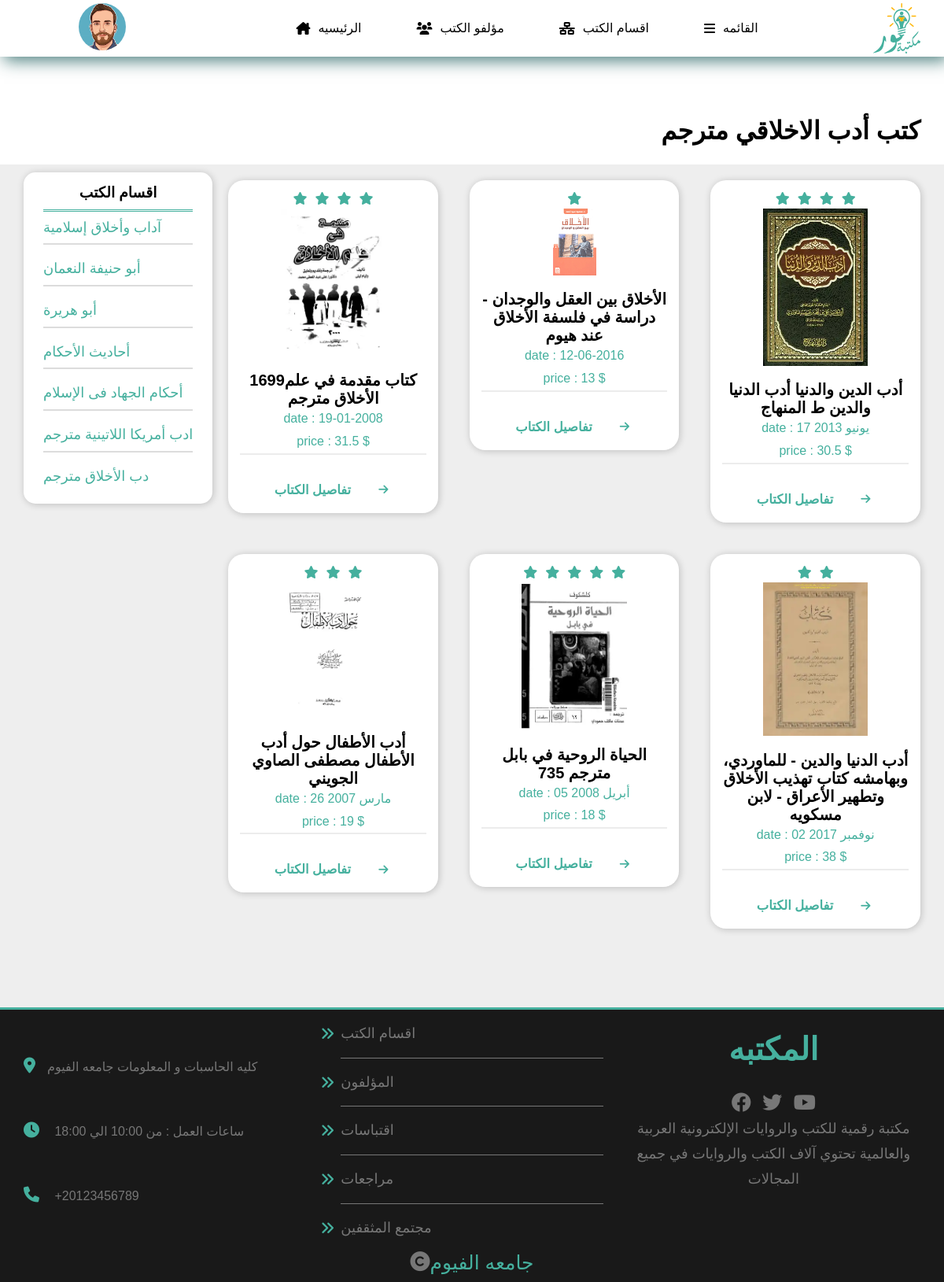
The app's page /Translator_morality with its own data.
### tables this page shows
CREATE TABLE "Sections_parts" (
	"id_sec"	int FOREIGNKEY,
	"part_sections"	varchar(255) NOT NULL,
	FOREIGN KEY("id_sec") REFERENCES "Customers"("sec_i")
);

CREATE TABLE "books" (
	"Book_id"	int IDENTITY(100, 1),
	"book_name"	varchar(255),
	"link"	char(100),
	"rate"	int,
	"book_date"	VARCHAR(255),
	"price"	INTEGER,
	"Description"	varchar(1000),
	"author_id"	int FOREIGNKEY,
	"link_book"	BLOB,
	"quantity_book"	INTEGER,
	PRIMARY KEY("Book_id"),
	FOREIGN KEY("author_id") REFERENCES "Authors"("author_id")
);

### app.py (the view)
@app.route('/Translator_morality')
def Translator_morality() :
    con=get_db().cursor()
    con.execute(f"select part_sections from Sections_parts limit 7;  ")
    data=con.fetchall()
    con.execute('select * from books where author_id=7')
    rows=con.fetchall()
    con.close()
    return render_template('Translator_morality.html',data=data ,rows=rows)

### database.py (called while the page is built)
def get_db() :
    con=sqlite3.connect("tables.sqlite")
    con.row_factory=sqlite3.Row
    return con

### templates/Translator_morality.html (shortened to what this page needs)
<!DOCTYPE html>
<html>
<head>
    <link rel="stylesheet" href="../../CSS/all.min.css">
    <link rel="stylesheet" href="../../CSS/pages.css">
    <link rel="stylesheet" href="../../CSS/normalize.css">
    <link rel="stylesheet" href="{{url_for('static', filename= 'css/all.min_page_sections_quotations.css')}}">
    <link rel="stylesheet" href="{{url_for('static', filename= 'css/pages.css')}}">
    <link rel="stylesheet" href="{{url_for('static', filename= 'css/normalize_page_sections_quotations.css')}}">
    <link rel="stylesheet" href="{{url_for('static' , filename='css/all.min_main_details.css')}}">
    <link rel="stylesheet" href="{{url_for('static' , filename='css/normalize__main_details.css')}}">
    <link rel="stylesheet" href="{{url_for('static' , filename='css/style__main_details.css')}}">
</head>
<body>
    <div class="header">
        <div class="container">
            <div class="settings">
                <img class='avatar' src="/static/upload/images/avatar-05.png" alt="logo">
            </div>
            <ul class="main-nav">
                <li class="hid"><a href="{{url_for('home_pages')}}"> <i
                            class="fa-solid fa-house-chimney"></i>الرئيسيه</a>
                </li>
                <li class="hid"> <a href="{{url_for('authors_page')}}"><i class="fa-sharp fa-solid fa-users"></i>مؤلفو
                        الكتب </a> </li>
                <li class="hid"><a href="{{url_for('sections_page')}}"><i class="fa-solid fa-network-wired"></i>اقسام
                        الكتب</a> </li>
                <li class="spec">
                    <a class="mainLink" href="#" id="test"> <i class="fa-solid fa-bars"></i>القائمه</a>
                </li>
            </ul>
            <a href="{{url_for('home_pages')}}" class="logo"> <img src="/static/upload/images/main.svg" style="width: 60px;
                margin: 20px auto;" alt="logo"></a>
        </div>
    </div>
    <h1 class="adders" style="text-align: right;margin-right: 30px; line-height:1.3;margin-top: 74px;">كتب أدب الاخلاقي مترجم</h1>
    <div class="content">
        <div class="container">
            <div class="sidebar">
                <h3>اقسام الكتب</h3>
                <ul>
                    {% for row in data %}
                    <li>{{row.part_sections}}</li>
                    {% endfor %}
                </ul>
            </div>
            <div class="mainContent">
                <div class="books">
                    {% for row in rows %}
                    <div class="card">
                        <div class="rate">
                            {% for x in range(0 ,row.rate) %}
                            <i class="fa-sharp fa-solid fa-star"></i>
                            {% endfor %}
                        </div>
                        <div class="image">
                            <img src="{{url_for('static', filename= 'upload/images/' + row.link)}}" alt="logo">
                        </div>
                        <div class="text">
                            <h2>{{row.book_name}}</h2>
                            <p>date : {{row.book_date}}</p>
                            <p>price : {{row.price}} $</p>
                        </div>
                        <a href="{{url_for('Details_of_books' , id_book=row.book_id)}}">
                        <div class="info">
                            <h3>تفاصيل الكتاب</h3>
                            <i class="fa-solid fa-arrow-right"></i>
                        </div>
                    </a>
                    </div>
                    {% endfor %}
                </div>
            </div>
        </div>
    </div>
    <div class="footer">
        <div class="container">
            <div class="box third">
                <div class="adress">
                    <p> <i class="fa-solid fa-location-dot"></i>كليه الحاسبات و المعلومات جامعه الفيوم</p>
                </div>
                <div class="time">
                    <p>
                        <i class="fa-solid fa-clock"></i>
                        ساعات العمل : من 10:00 الي 18:00
                    </p>
                </div>
                <div class="phone">
                    <p><i class="fa-solid fa-phone"></i>
                        +20123456789</p>
                </div>
            </div>
            <div class="box Second">
                <ul>
                    <li>اقسام الكتب</li>
                    <li>المؤلفون</li>
                    <li>اقتباسات</li>
                    <li>مراجعات</li>
                    <li>مجتمع المثقفين</li>
                </ul>
            </div>
            <div class="box first">
                <h1>المكتبه</h1>
                <div class="social">
                    <i class="fa-brands fa-facebook"></i>
                    <i class="fa-brands fa-twitter"></i>
                    <i class="fa-brands fa-youtube"></i>
                </div>
                <p> مكتبة رقمية للكتب والروايات الإلكترونية العربية والعالمية تحتوي آلاف الكتب والروايات في جميع
                    المجالات
                </p>
            </div>
        </div>
        <p class="rights">
            <i class="fa-solid fa-copyright"></i>
            <span>جامعه الفيوم</span>
        </p>
    </div>
</body>
</html>

### myproject/static/css/pages.css (style rules this page uses)
:root { --main-color:#45b09e; --main-color-alt: #326d6cde; --main-transition: 0.3s; --main-padding-top: 100px; --main-padding-bottom: 100px; }
* { box-sizing: border-box; padding: 0; margin: 0; }
html { scroll-behavior: smooth; }
body { font-family: 'Open Sans', sans-serif; font-family: 'Work Sans', sans-serif; }
a { color: #45b09e; text-decoration: none; }
ul { list-style: none; }
.container { padding-left: 15px; padding-right: 15px; margin-left: auto; margin-right: auto; }
@media (min-width:768px) { .container { width: 750px; } }
@media (min-width:992px) { .container { width: 970px; } }
@media (min-width:1200px) { .container { width: 1170px; } }
.header { background-color: white; box-shadow: 0 0 10px #ddd; position: relative; box-shadow:5px 5px 20px var(--main-color-alt) ; }
.header .container { display: flex; justify-content: space-between; align-items: center; flex-wrap: wrap; position: relative; }
.header .container .settings { width: fit-content; text-align: center; }
.header .container .settings .avatar { width: 30%; border-radius: 30px; }
.header .logo { color: var(--main-color); font-weight: 700; font-size: 25px; height: 72px; display: flex; justify-content: center; align-items: center; }
.header .main-nav { display: flex; }
.main-nav>li>a { display: flex; justify-content: center; align-items: center; height: 72px; position: relative; color: black; padding: 0 35px; transition: var(--main-transition); overflow: hidden; }
.main-nav>li>a::before { content: ""; position: absolute; width: 100%; height: 4px; top: 0; left: -100%; background-color: var(--main-color); transition: var(--main-transition); }
.main-nav li a i { padding-right: 10px; }
.content { background-color: #eee; padding-top: 10px; }
.content .container { display: flex; gap: 20px; }
.sidebar { background-color: white; box-shadow: 1px 1px 10px rgb(0 0 0 / 20%); padding: 15px 25px; height:max-content; position: sticky; top: 10px; border-radius: 15px; }
.sidebar h3 { padding-bottom: 10px; text-align: center; border-bottom: 3px double var(--main-color); }
.sidebar ul { display: flex; flex-direction: column; gap: 10px; color: var(--main-color); font-size: 18px; }
.sidebar ul li { transition: var(--main-transition); padding: 10px 0; }
.sidebar ul li:not(:last-child) { border-bottom: 2px solid #DCDCDC; }
.mainContent { flex-grow: 2; display: flex; flex-direction: column; justify-content: space-between; }
.books { padding-top: 10px; padding-bottom: var(--main-padding-top); display: grid; grid-template-columns: repeat(auto-fill, minmax(200px, 1fr)); gap: 40px; }
.card .image img { width: 50%; }
.books .card { transition: 0.5s; box-shadow: 1px 1px 10px rgb(0 0 0 / 20%); border-radius: 20px; overflow: hidden; display: flex; flex-direction: column; justify-content: center; align-items: center; text-align: center; height: fit-content; background-color: white; }
.card .rate { padding-top: 10px; display: flex; justify-content: center; color: var(--main-color); }
.card .rate i { margin: 5px; }
.card .text { margin: 15px; border-bottom: 2px solid #ececec; text-align: center; }
.card .text h2 { font-weight: bold; font-size: 20px; }
.card .text p { color: var(--main-color); line-height: 1.8; }
.card .info { display: flex; justify-content: space-between; align-items: center; color: var(--main-color); font-size: 14px; }
.card .info h3 { margin: 20px 15px; }
.card .info i { margin: 15px 20px; transition: 0.3s; animation: anim-arr 0.5s infinite linear; }

### records on screen
Sections_parts: part_sections "آداب وأخلاق إسلامية"
Sections_parts: part_sections "أبو حنيفة النعمان"
Sections_parts: part_sections "أبو هريرة"
Sections_parts: part_sections "أحاديث الأحكام"
Sections_parts: part_sections "أحكام الجهاد فى الإسلام"
Sections_parts: part_sections "ادب أمريكا اللاتينية مترجم"
Sections_parts: part_sections "دب الأخلاق مترجم"
books: rate 4 (drawn), link (picture), book_name "1699كتاب مقدمة في علم الأخلاق مترجم", book_date "19-01-2008", price "31.5"
books: rate 1 (drawn), link (picture), book_name "الأخلاق بين العقل والوجدان - دراسة في فلسفة الأخلاق عند هيوم", book_date "12-06-2016", price "13"
books: rate 4 (drawn), link (picture), book_name "أدب الدين والدنيا أدب الدنيا والدين ط المنهاج", book_date "17 يونيو 2013", price "30.5"
books: rate 3 (drawn), link (picture), book_name "أدب الأطفال حول أدب الأطفال مصطفى الصاوي الجويني", book_date "26 مارس 2007", price "19"
books: rate 5 (drawn), link (picture), book_name "الحياة الروحية في بابل مترجم 735", book_date "05 أبريل 2008", price "18"
books: rate 2 (drawn), link (picture), book_name "أدب الدنيا والدين - للماوردي، وبهامشه كتاب تهذيب الأخلاق وتطهير الأعراق - لابن مسكويه", book_date "02 نوفمبر 2017", price "38"
